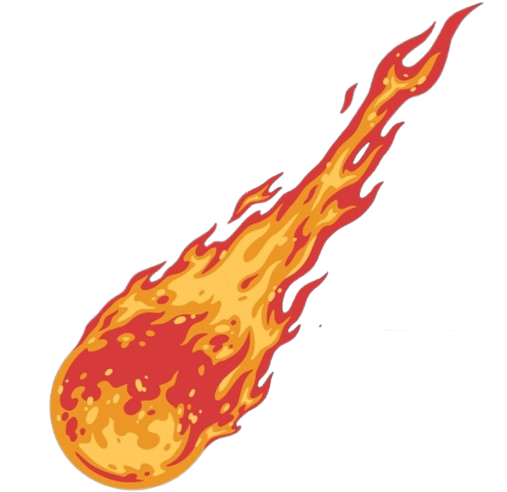
#> input picture assets/chefoes/dragao_vermelho/bola_fogo.png, 507 x 492 px
$ python dragon_variants.py
#> lines starting #> are read from the running program, lines starting #| are printed output that depends on the picture
"""
dragon_variants.py
-----------------------------------------------------------------------------
Gera as variações de cor dos dragões (e dos projéteis) a partir da arte
original, girando a matiz (hue) apenas dos pixels coloridos. Assim o estilo
pixel-art é mantido e só a cor muda.

    py tools/dragon_variants.py
-----------------------------------------------------------------------------
"""
import colorsys
from pathlib import Path
from PIL import Image

ASSETS = Path(__file__).resolve().parent.parent / "assets"

# arquivo de origem -> [(arquivo gerado, rotação de matiz em graus, ganho de saturação)]
# (caminhos relativos a assets/)
VARIANTS = {
    "chefoes/dragao_vermelho/bola_fogo.png":     [("chefoes/serpente_glacial/bola_gelo.png", 190, 1.0),
                                                  ("chefoes/dragao_rosa/bola_rosa.png", 300, 1.0)],
}


def shift_hue(image, degrees, saturation_gain):
    """Gira a matiz dos pixels saturados; tons de cinza (contornos, olhos) ficam iguais."""
    image = image.convert("RGBA")
    pixels = image.load()
    shift = degrees / 360.0
    for y in range(image.height):
        for x in range(image.width):
            r, g, b, a = pixels[x, y]
            if a == 0:
                continue
            h, s, v = colorsys.rgb_to_hsv(r / 255, g / 255, b / 255)
            if s < 0.15:
                continue
            nr, ng, nb = colorsys.hsv_to_rgb((h + shift) % 1.0, min(s * saturation_gain, 1.0), v)
            pixels[x, y] = (int(nr * 255), int(ng * 255), int(nb * 255), a)
    return image


if __name__ == "__main__":
    for source, outputs in VARIANTS.items():
        original = Image.open(ASSETS / source)
#> original is the input picture: PIL image 507x492 RGBA; mean R, G, B, A 53.6, 27.8, 13.7, 59
        for filename, degrees, gain in outputs:
            shift_hue(original, degrees, gain).save(ASSETS / filename)
            print("gerado:", ASSETS / filename)
#> this loop made 2 passes
#> pass 1, `shift_hue(original, degrees, gain).save(ASSETS / filename)`:
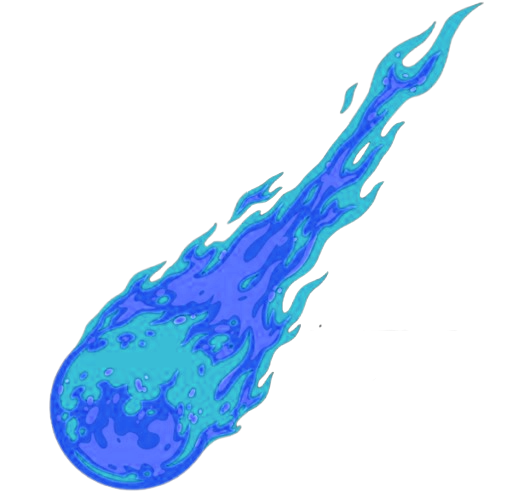
#> saved as bola_gelo.png: PIL image 507x492 RGBA; mean R, G, B, A 13.4, 32.7, 53.6, 59; transparent parts drawn white
#> pass 2, `shift_hue(original, degrees, gain).save(ASSETS / filename)`:
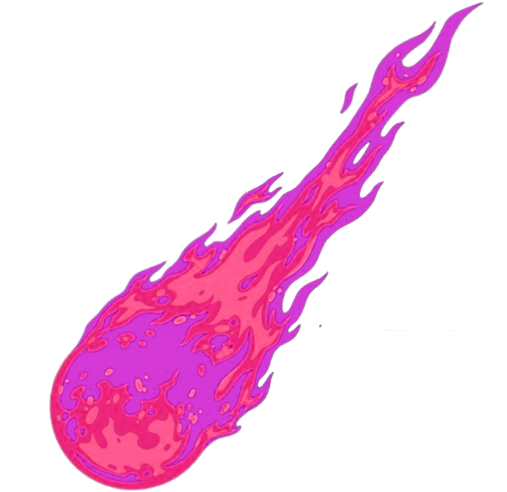
#> saved as bola_rosa.png: PIL image 507x492 RGBA; mean R, G, B, A 53.4, 13.4, 39.2, 59; transparent parts drawn white
